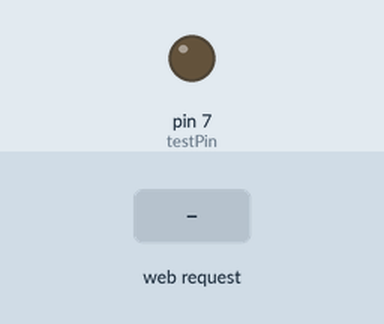
Simulated run of this program. Board: Arduino Uno, built for the host (arithmetic inside an expression is 32-bit, double 64-bit). On the bench: output pins drawn as LEDs (lit = HIGH). Inputs (shaded band) come from the test bench.

Above: at 1.2 s.
1.3 s: HTTP request GET /?ledParam=1 received
At 1.8 s:
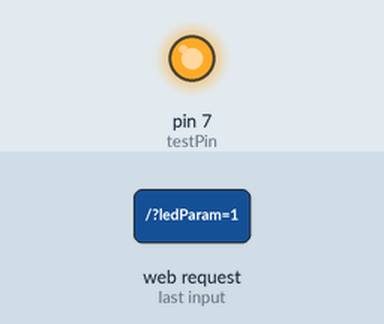
Timing chart, 0 to 4.3 s (numbered marks = the images above; inputs shaded):
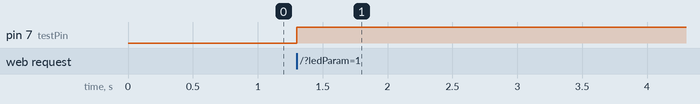

The program:

main.cpp
```cpp
#include <SPI.h>
#include <UIPEthernet.h>

byte mac[] = { 0xDE, 0xAD, 0xBE, 0xEF, 0xFE, 0xED };
byte ip[] = { 192, 168, 0, 175 };
EthernetServer server(80);

//int ledPin = 8; //PINO DIGITAL UTILIZADO PELO LED
String readString = String(30);
int status = 0;
int testPin = 7;
void setup(){
  Ethernet.begin(mac, ip);
  server.begin();
  //pinMode(ledPin, OUTPUT); //DEFINE O PINO COMO SAÍDA
  pinMode(testPin, OUTPUT);
  digitalWrite(testPin, LOW);
  }
void loop(){
EthernetClient client = server.available();
  if (client) {
    while (client.connected()) {
   if (client.available()) {
    char c = client.read();
    if (readString.length() < 100)
      {
        readString += c;
      }
        if (c == '\n') {
          if (readString.indexOf("?") <0){
          }
          else
        if(readString.indexOf("ledParam=1") >0){
             digitalWrite(testPin, HIGH);
             client.println("<body style=background-color:#99ff99>");
             status = 1;
           }else{
             digitalWrite(testPin, LOW);
             client.println("<body style=background-color:#ff6666>");
             status = 0;
           }
          client.println("HTTP/1.1 200 OK");
          client.println("Content-Type: text/html");
          client.println();

          client.println("<body style=background-color:#ffb366>");
          client.println("<center><font color='white'><h1>TRABALHO MICRO 2</font></center></h1>");
          client.println("<h1><center><font size='5' >CONTROLE DE LAMPADA</center></h1>");
          if (status == 1){
          client.println("<center><form method=get name=LED><input type=hidden name=ledParam value=0 /><input type=submit value=Turn_OFF></form></center>");
          }else{
          client.println("<center><form method=get name=LED><input type=hidden name=ledParam value=1 /><input type=submit value=Turn_ON></form></center>");
          }
          client.println("<center><font size='5'>Status da lampada: </center>");
          if (status == 1){
              client.println("<center></h1><font color='green' size='7'>ON</center>");
          }else{
              client.println("<center></h1><font color='e60000' size='7'>OFF</center>");
          }

          client.println("</body></html>");
          readString="";
          client.stop();
            }
          }
        }
      }
}
```

Measured:
- after the input at 1.3 s, pin 7 (testPin): LOW → HIGH at once
